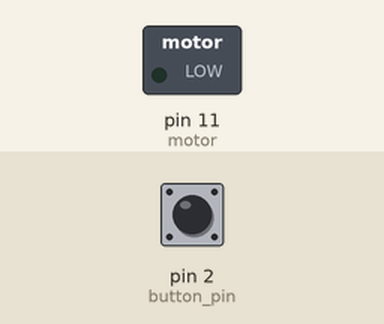
This sketch was run on a simulated Arduino Uno, built with avr-gcc and run on an emulated ATmega328P. Shown: switched loads named in the sketch (green lamp = pin HIGH). The inputs (shaded band) are chosen by the test bench; at power-on: pin 2 (button_pin) LOW.

Above: at 1.2 s.
1.3 s: pin 2 (button_pin) pulled HIGH for 0.15 s
At 2.3 s:
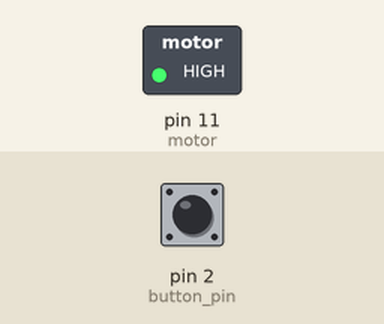
2.9 s: pin 2 (button_pin) pulled HIGH for 3.2 s
At 4.0 s:
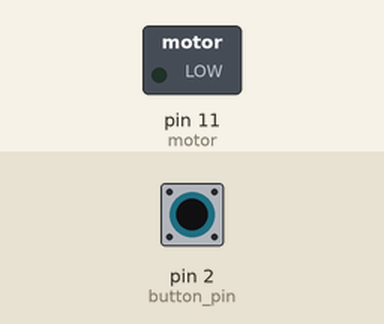
Timing chart, 0 to 7.6 s (numbered marks = the images above; inputs shaded):
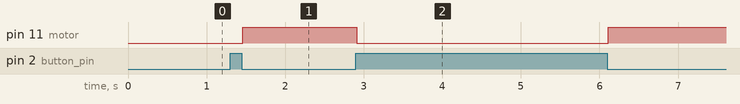

The sketch:

Motor_Test.ino
```cpp
int motor = 11;
int button_pin = 2;
int state_1;

void setup() {
 pinMode(motor,OUTPUT);
 pinMode(button_pin,INPUT);
}

void loop() {

if(digitalRead(button_pin)==HIGH){
      delay(10);
      if(digitalRead(button_pin)==HIGH)
      {
        while(digitalRead(button_pin)==HIGH);
        delay(10);
        while(digitalRead(button_pin)==HIGH);
        state_1 = !state_1;

digitalWrite(motor,HIGH);

}
}

if(digitalRead(button_pin)==LOW){
      delay(10);
      if(digitalRead(button_pin)==LOW)
      {
        while(digitalRead(button_pin)==LOW);
        delay(10);
        while(digitalRead(button_pin)==LOW);
        state_1 = !state_1;

digitalWrite(motor,LOW);

}
}
}
```

Measured:
- after the input at 1.3 s, pin 11 (motor): LOW → HIGH after 0.16 s
- after the input at 2.9 s, pin 11 (motor): HIGH → LOW at once, → HIGH 3.2 s later
